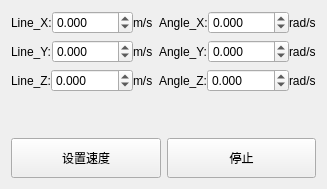
       <widget class="QWidget" name="tab">
        <attribute name="title">
         <string>速度控制</string>
        </attribute>
        <layout class="QVBoxLayout" name="verticalLayout_7">
         <item>
          <layout class="QHBoxLayout" name="horizontalLayout_9" stretch="1,1">
           <item>
            <layout class="QVBoxLayout" name="verticalLayout_4">
             <item>
              <layout class="QHBoxLayout" name="horizontalLayout_2">
               <property name="spacing">
                <number>0</number>
               </property>
               <item>
                <widget class="QLabel" name="label">
                 <property name="sizePolicy">
                  <sizepolicy hsizetype="Maximum" vsizetype="Preferred">
                   <horstretch>0</horstretch>
                   <verstretch>0</verstretch>
                  </sizepolicy>
                 </property>
                 <property name="text">
                  <string>Line_X:</string>
                 </property>
                </widget>
               </item>
               <item>
                <widget class="QDoubleSpinBox" name="doubleSpinBox_lineX_spd">
                 <property name="sizePolicy">
                  <sizepolicy hsizetype="Preferred" vsizetype="Preferred">
                   <horstretch>0</horstretch>
                   <verstretch>0</verstretch>
                  </sizepolicy>
                 </property>
                 <property name="decimals">
                  <number>3</number>
                 </property>
                 <property name="minimum">
                  <double>-9999.000000000000000</double>
                 </property>
                 <property name="maximum">
                  <double>9999.000000000000000</double>
                 </property>
                </widget>
               </item>
               <item>
                <widget class="QLabel" name="label_7">
                 <property name="sizePolicy">
                  <sizepolicy hsizetype="Maximum" vsizetype="Preferred">
                   <horstretch>0</horstretch>
                   <verstretch>0</verstretch>
                  </sizepolicy>
                 </property>
                 <property name="text">
                  <string>m/s</string>
                 </property>
                </widget>
               </item>
              </layout>
             </item>
             <item>
              <layout class="QHBoxLayout" name="horizontalLayout_3">
               <property name="spacing">
                <number>0</number>
               </property>
               <item>
                <widget class="QLabel" name="label_2">
                 <property name="sizePolicy">
                  <sizepolicy hsizetype="Maximum" vsizetype="Preferred">
                   <horstretch>0</horstretch>
                   <verstretch>0</verstretch>
                  </sizepolicy>
                 </property>
                 <property name="text">
                  <string>Line_Y:</string>
                 </property>
                </widget>
               </item>
               <item>
                <widget class="QDoubleSpinBox" name="doubleSpinBox_lineY_spd">
                 <property name="sizePolicy">
                  <sizepolicy hsizetype="Preferred" vsizetype="Preferred">
                   <horstretch>0</horstretch>
                   <verstretch>0</verstretch>
                  </sizepolicy>
                 </property>
                 <property name="decimals">
                  <number>3</number>
                 </property>
                 <property name="minimum">
                  <double>-9999.000000000000000</double>
                 </property>
                 <property name="maximum">
                  <double>9999.000000000000000</double>
                 </property>
                </widget>
               </item>
               <item>
                <widget class="QLabel" name="label_8">
                 <property name="sizePolicy">
                  <sizepolicy hsizetype="Maximum" vsizetype="Preferred">
                   <horstretch>0</horstretch>
                   <verstretch>0</verstretch>
                  </sizepolicy>
                 </property>
                 <property name="text">
                  <string>m/s</string>
                 </property>
                </widget>
               </item>
              </layout>
             </item>
             <item>
              <layout class="QHBoxLayout" name="horizontalLayout_4">
               <property name="spacing">
                <number>0</number>
               </property>
               <item>
                <widget class="QLabel" name="label_3">
                 <property name="sizePolicy">
                  <sizepolicy hsizetype="Maximum" vsizetype="Preferred">
                   <horstretch>0</horstretch>
                   <verstretch>0</verstretch>
                  </sizepolicy>
                 </property>
                 <property name="text">
                  <string>Line_Z:</string>
                 </property>
                </widget>
               </item>
               <item>
                <widget class="QDoubleSpinBox" name="doubleSpinBox_lineZ_spd">
                 <property name="sizePolicy">
                  <sizepolicy hsizetype="Preferred" vsizetype="Preferred">
                   <horstretch>0</horstretch>
                   <verstretch>0</verstretch>
                  </sizepolicy>
                 </property>
                 <property name="decimals">
                  <number>3</number>
                 </property>
                 <property name="minimum">
                  <double>-9999.000000000000000</double>
                 </property>
                 <property name="maximum">
                  <double>9999.000000000000000</double>
                 </property>
                </widget>
               </item>
               <item>
                <widget class="QLabel" name="label_9">
                 <property name="sizePolicy">
                  <sizepolicy hsizetype="Maximum" vsizetype="Preferred">
                   <horstretch>0</horstretch>
                   <verstretch>0</verstretch>
                  </sizepolicy>
                 </property>
                 <property name="text">
                  <string>m/s</string>
                 </property>
                </widget>
               </item>
              </layout>
             </item>
            </layout>
           </item>
           <item>
            <layout class="QVBoxLayout" name="verticalLayout_6">
             <item>
              <layout class="QHBoxLayout" name="horizontalLayout_5">
               <property name="spacing">
                <number>0</number>
               </property>
               <item>
                <widget class="QLabel" name="label_4">
                 <property name="sizePolicy">
                  <sizepolicy hsizetype="Maximum" vsizetype="Preferred">
                   <horstretch>0</horstretch>
                   <verstretch>0</verstretch>
                  </sizepolicy>
                 </property>
                 <property name="text">
                  <string>Angle_X:</string>
                 </property>
                </widget>
               </item>
               <item>
                <widget class="QDoubleSpinBox" name="doubleSpinBox_angleX_spd">
                 <property name="sizePolicy">
                  <sizepolicy hsizetype="Preferred" vsizetype="Preferred">
                   <horstretch>0</horstretch>
                   <verstretch>0</verstretch>
                  </sizepolicy>
                 </property>
                 <property name="decimals">
                  <number>3</number>
                 </property>
                 <property name="minimum">
                  <double>-9999.000000000000000</double>
                 </property>
                 <property name="maximum">
                  <double>9999.000000000000000</double>
                 </property>
                </widget>
               </item>
               <item>
                <widget class="QLabel" name="label_10">
                 <property name="sizePolicy">
                  <sizepolicy hsizetype="Maximum" vsizetype="Preferred">
                   <horstretch>0</horstretch>
                   <verstretch>0</verstretch>
                  </sizepolicy>
                 </property>
                 <property name="text">
                  <string>rad/s</string>
                 </property>
                </widget>
               </item>
              </layout>
             </item>
             <item>
              <layout class="QHBoxLayout" name="horizontalLayout_6">
               <property name="spacing">
                <number>0</number>
               </property>
               <item>
                <widget class="QLabel" name="label_5">
                 <property name="sizePolicy">
                  <sizepolicy hsizetype="Maximum" vsizetype="Preferred">
                   <horstretch>0</horstretch>
                   <verstretch>0</verstretch>
                  </sizepolicy>
                 </property>
                 <property name="text">
                  <string>Angle_Y:</string>
                 </property>
                </widget>
               </item>
               <item>
                <widget class="QDoubleSpinBox" name="doubleSpinBox_angleY_spd">
                 <property name="sizePolicy">
                  <sizepolicy hsizetype="Preferred" vsizetype="Preferred">
                   <horstretch>0</horstretch>
                   <verstretch>0</verstretch>
                  </sizepolicy>
                 </property>
                 <property name="decimals">
                  <number>3</number>
                 </property>
                 <property name="minimum">
                  <double>-9999.000000000000000</double>
                 </property>
                 <property name="maximum">
                  <double>9999.000000000000000</double>
                 </property>
                </widget>
               </item>
               <item>
                <widget class="QLabel" name="label_11">
                 <property name="sizePolicy">
                  <sizepolicy hsizetype="Maximum" vsizetype="Preferred">
                   <horstretch>0</horstretch>
                   <verstretch>0</verstretch>
                  </sizepolicy>
                 </property>
                 <property name="text">
                  <string>rad/s</string>
                 </property>
                </widget>
               </item>
              </layout>
             </item>
             <item>
              <layout class="QHBoxLayout" name="horizontalLayout_7">
               <property name="spacing">
                <number>0</number>
               </property>
               <item>
                <widget class="QLabel" name="label_6">
                 <property name="sizePolicy">
                  <sizepolicy hsizetype="Maximum" vsizetype="Preferred">
                   <horstretch>0</horstretch>
                   <verstretch>0</verstretch>
                  </sizepolicy>
                 </property>
                 <property name="text">
                  <string>Angle_Z:</string>
                 </property>
                </widget>
               </item>
               <item>
                <widget class="QDoubleSpinBox" name="doubleSpinBox_angleZ_spd">
                 <property name="sizePolicy">
                  <sizepolicy hsizetype="Preferred" vsizetype="Preferred">
                   <horstretch>0</horstretch>
                   <verstretch>0</verstretch>
                  </sizepolicy>
                 </property>
                 <property name="decimals">
                  <number>3</number>
                 </property>
                 <property name="minimum">
                  <double>-9999.000000000000000</double>
                 </property>
                 <property name="maximum">
                  <double>9999.000000000000000</double>
                 </property>
                </widget>
               </item>
               <item>
                <widget class="QLabel" name="label_12">
                 <property name="sizePolicy">
                  <sizepolicy hsizetype="Maximum" vsizetype="Preferred">
                   <horstretch>0</horstretch>
                   <verstretch>0</verstretch>
                  </sizepolicy>
                 </property>
                 <property name="text">
                  <string>rad/s</string>
                 </property>
                </widget>
               </item>
              </layout>
             </item>
            </layout>
           </item>
          </layout>
         </item>
         <item>
          <spacer name="verticalSpacer">
           <property name="orientation">
            <enum>Qt::Vertical</enum>
           </property>
           <property name="sizeHint" stdset="0">
            <size>
             <width>20</width>
             <height>40</height>
            </size>
           </property>
          </spacer>
         </item>
         <item>
          <layout class="QHBoxLayout" name="horizontalLayout_56">
           <item>
            <widget class="QPushButton" name="pushButton_set_speed">
             <property name="sizePolicy">
              <sizepolicy hsizetype="Minimum" vsizetype="Preferred">
               <horstretch>0</horstretch>
               <verstretch>0</verstretch>
              </sizepolicy>
             </property>
             <property name="minimumSize">
              <size>
               <width>0</width>
               <height>40</height>
              </size>
             </property>
             <property name="text">
              <string>设置速度</string>
             </property>
            </widget>
           </item>
           <item>
            <widget class="QPushButton" name="pushButton_stop_move_0">
             <property name="sizePolicy">
              <sizepolicy hsizetype="Preferred" vsizetype="Preferred">
               <horstretch>0</horstretch>
               <verstretch>0</verstretch>
              </sizepolicy>
             </property>
             <property name="text">
              <string>停止</string>
             </property>
            </widget>
           </item>
          </layout>
         </item>
        </layout>
       </widget>
